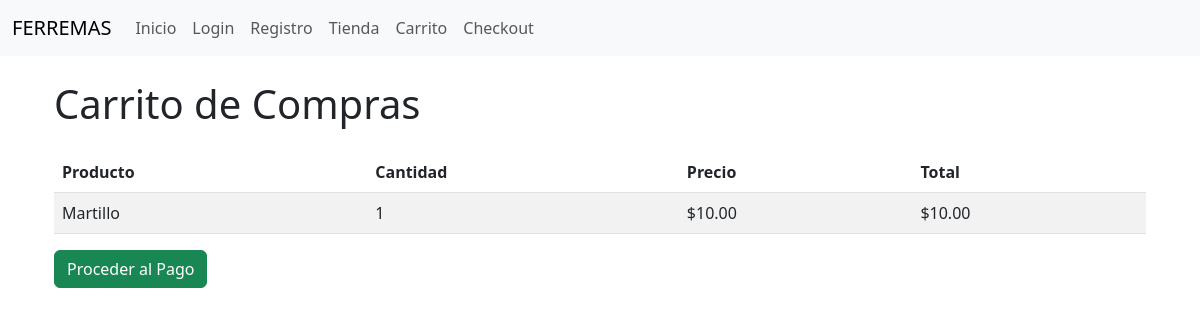
The page /api/cart/ on the database as committed earlier.
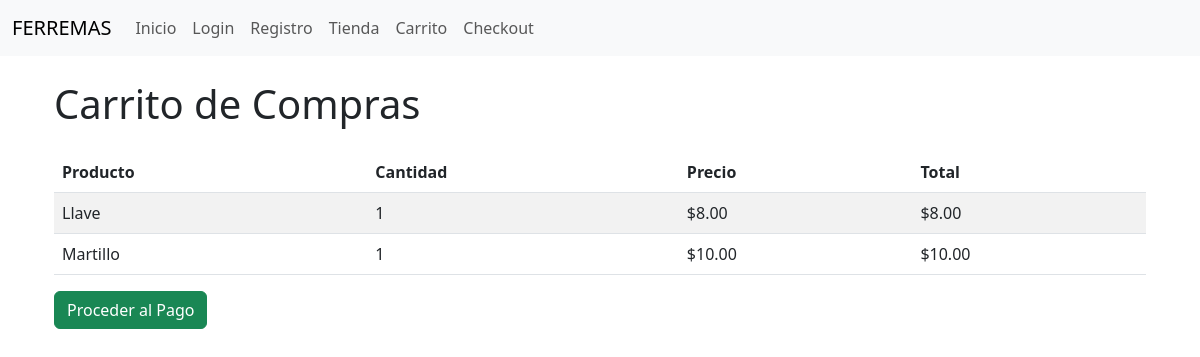
The same page on the database as committed later.
### usuarios/models.py (models this page shows, shortened)
class Order(models.Model):
    product = models.ForeignKey(Product, on_delete=models.CASCADE)
    quantity = models.IntegerField(default=1)  # Asegúrate de que quantity tiene un valor predeterminado
    status = models.CharField(max_length=20, choices=[('Pending', 'Pending'), ('Approved', 'Approved'), ('Rejected', 'Rejected'), ('Accepted', 'Accepted')], default='Pending')
    client_name = models.CharField(max_length=100)
    client_address = models.CharField(max_length=200, blank=True, null=True)
    client_email = models.EmailField(blank=True, null=True)

class Product(models.Model):
    product_id = models.CharField(max_length=100, unique=True)
    brand = models.CharField(max_length=50, default='Desconocida')
    name = models.CharField(max_length=200)
    price = models.DecimalField(max_digits=10, decimal_places=2)
    stock = models.IntegerField()
    category = models.CharField(max_length=50, default='Otros')

### api/views.py (the view)
# urls.py: path('cart/', view_cart, name='view_cart'),
def view_cart(request):
    orders = Order.objects.filter(status='Pending')
    return render(request, 'view_cart.html', {'orders': orders})

### usuarios/templatetags/multiply.py (called while the page is built)
@register.filter
def multiply(value, arg):
    return value * arg

### usuarios/templates/view_cart.html (shortened to what this page needs)
{% extends "inicioGeneralBase.html" %}
{% block content %}
<html lang="es">
<head>
    <link href="https://cdn.jsdelivr.net/npm/bootstrap@5.3.0/dist/css/bootstrap.min.css" rel="stylesheet">
</head>
<body>
    <div class="container">
        <h1 class="my-4">Carrito de Compras</h1>
        {% load multiply %}
        <table class="table table-striped">
            <thead>
                <tr>
                    <th>Producto</th>
                    <th>Cantidad</th>
                    <th>Precio</th>
                    <th>Total</th>
                </tr>
            </thead>
            <tbody>
                {% for order in orders %}
                <tr>
                    <td>{{ order.product.name }}</td>
                    <td>{{ order.quantity }}</td>
                    <td>${{ order.product.price }}</td>
                    <td>${{ order.product.price|multiply:order.quantity }}</td>
                </tr>
                {% endfor %}
            </tbody>
        </table>
        <a href="{% url 'checkout' %}" class="btn btn-success">Proceder al Pago</a>
    </div>
    {% endblock %}

Rows that differ between the two databases and show on the page:
added Order: product.name "Llave", quantity "1", product.price "8.00", product.price|multiply "8.00"
